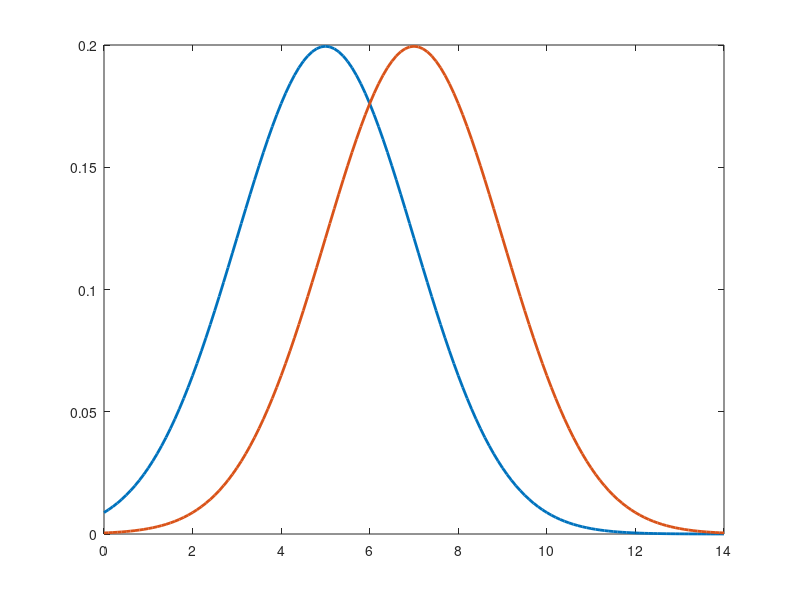

This chart was generated by the following MATLAB code:
close all

mu1 = 5;
mu2 = 7;
sigma = sqrt(4);

pd1 = makedist('Normal','mu',mu1,'sigma',sigma);
pd2 = makedist('Normal','mu',mu2,'sigma',sigma);

x_values = 0:.1:14;
pdf_normal1 = pdf(pd1,x_values);
pdf_normal2 = pdf(pd2,x_values);
plt1 = plot(x_values,pdf_normal1,'LineWidth',2)
hold on
plt2 = plot(x_values,pdf_normal2,'LineWidth',2)



x_decisionCrit = 10

p_fa = 1-normcdf(x_decisionCrit,mu1,sigma)
p_hit = 1-normcdf(x_decisionCrit,mu2,sigma)

discriminability = abs(mu2-mu1)/sigma